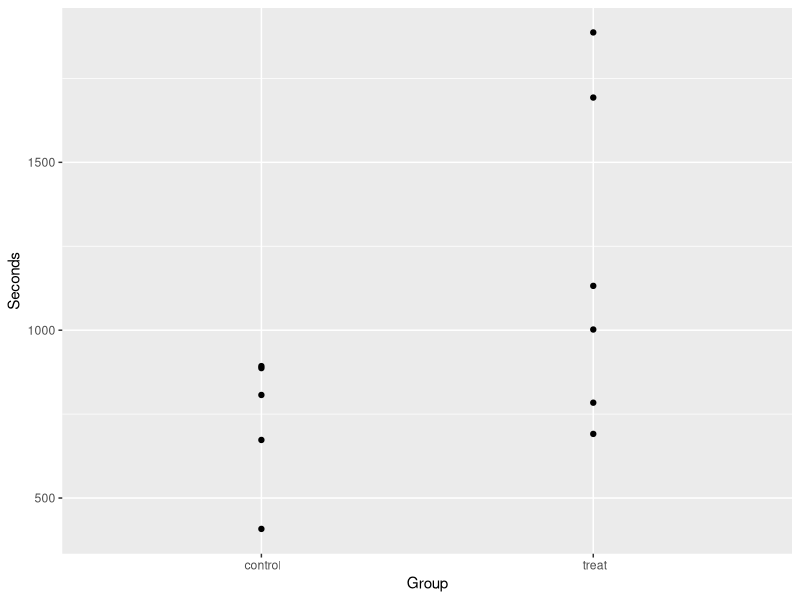
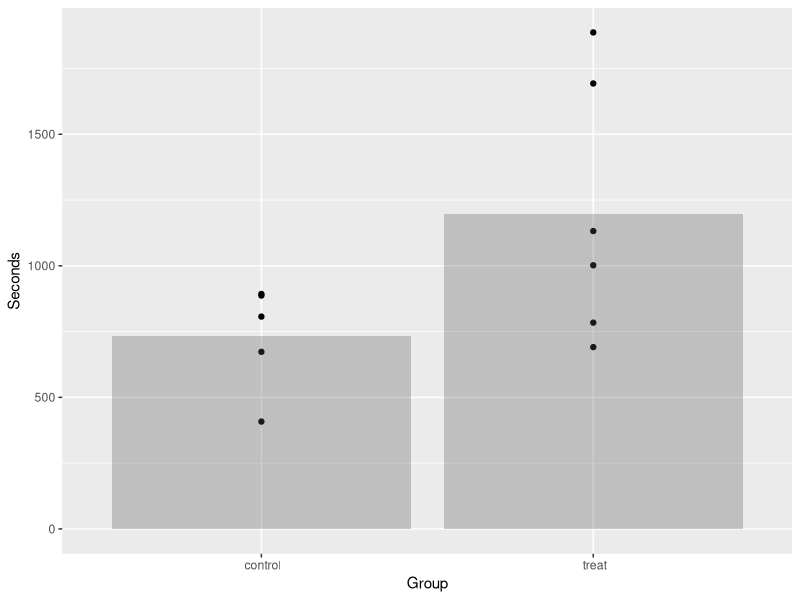
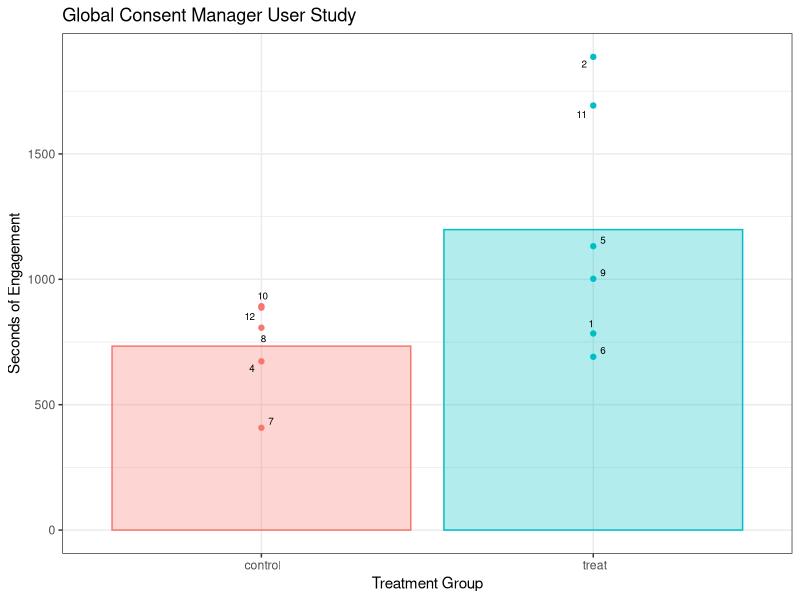

The R script that drew these images, in order:
library(lsmeans)
library(ggplot2)
library(dplyr)
library(ggrepel)

gsm <- read.csv(file="./times-by-treatment.csv")
summary(gsm)
pairwise.t.test(gsm$Seconds, gsm$Group,  p.adj = "bonferroni")
t.test(gsm$Seconds ~ gsm$Group)
TukeyHSD(aov(Seconds ~ gsm$Group, gsm))

  #Eliminating one case because its an outlier
  gsm2 <- subset(gsm, ID != 3)
  pairwise.t.test(gsm2$Seconds, gsm2$Group,  p.adj = "bonferroni")
  t.test(gsm2$Seconds ~ gsm2$Group)
  TukeyHSD(aov(Seconds ~ gsm2$Group, gsm2))

ggplot(gsm2, aes(x = Group, y = Seconds)) +
  geom_point()

gd <- gsm2 %>%
  group_by(Group) %>%
  summarise(Seconds = mean(Seconds))
gd

gdsd <- gsm2 %>%
  group_by(Group) %>%
  summarise(Seconds = sd(Seconds))
gdsd

ggplot(gsm2, aes(x = Group, y = Seconds)) +
  geom_point() +
  geom_bar(data = gd, stat = "identity", alpha = .3)

ggplot(gsm2, aes(x = Group, y = Seconds, color = Group, fill = Group)) +
  geom_bar(data = gd, stat = "identity", alpha = .3) +
  ggrepel::geom_text_repel(aes(label = ID), color = "black", size = 2.5, segment.color = "grey") +
  geom_point() +
  guides(color = "none", fill = "none") +
  theme_bw() +
  labs(
    title = "Global Consent Manager User Study",
    x = "Treatment Group",
    y = "Seconds of Engagement"
  )

mean(gd)
